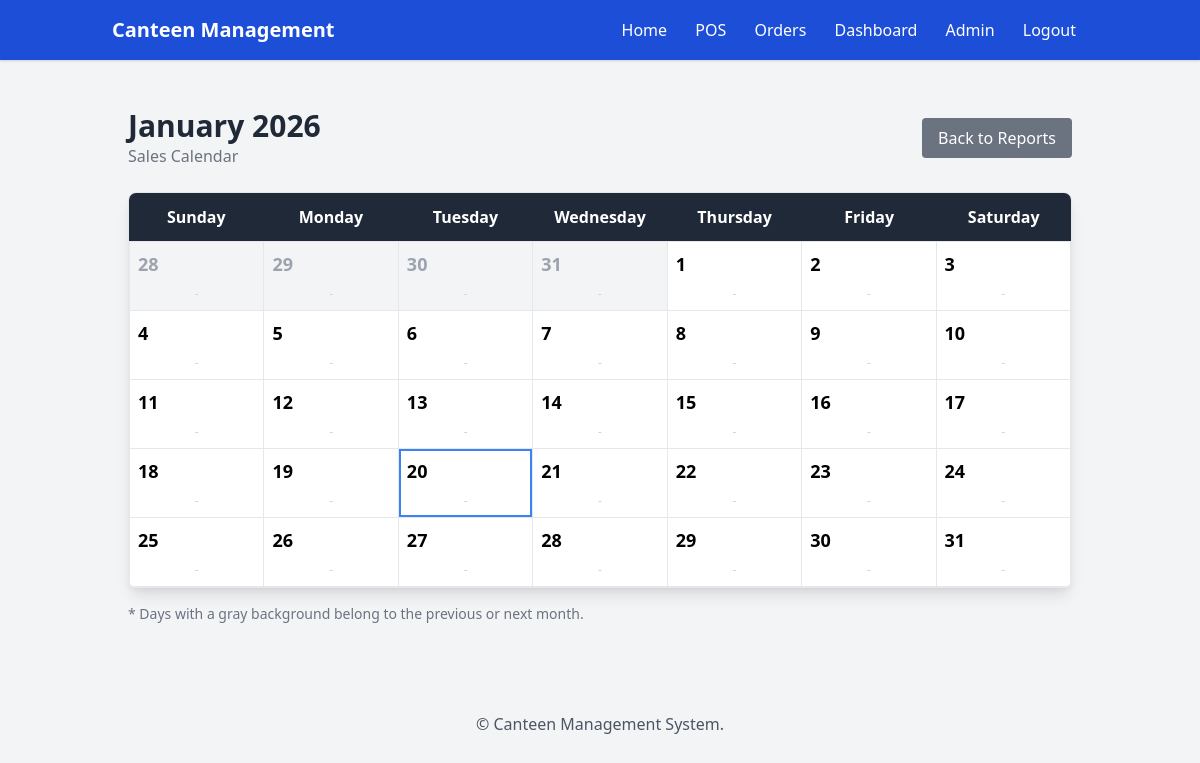
The page /report/monthly-sales/ (signed in) on the database as committed earlier.
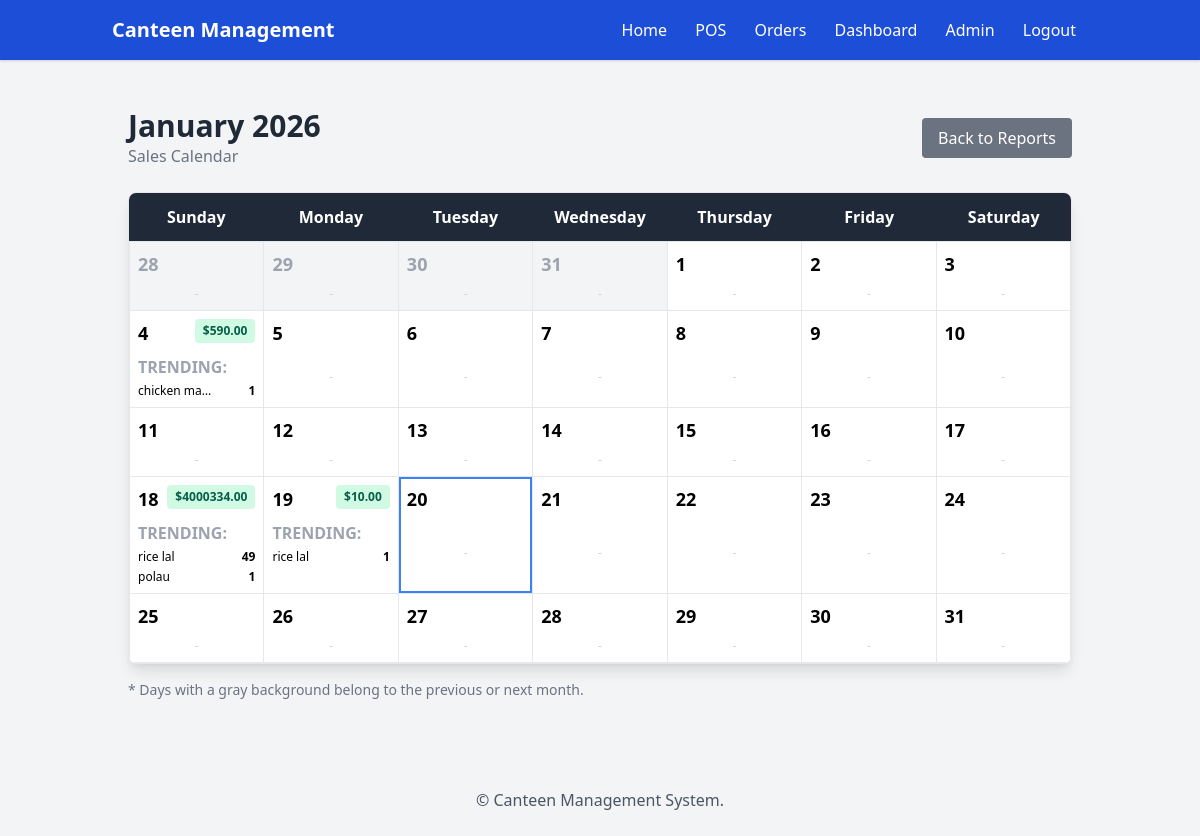
The same page on the database as committed later.
### canteen/models.py (models this page shows, shortened)
class Product(models.Model):
    category = models.ForeignKey(Category, on_delete=models.SET_NULL, null=True, blank=True, related_name='products')
    name = models.CharField(max_length=200)
    description = models.TextField(blank=True)
    price = models.DecimalField(max_digits=9, decimal_places=2)
    image = models.ImageField(upload_to='products/', blank=True, null=True)
    in_stock = models.BooleanField(default=True)
    stock_qty = models.IntegerField(default=0)  # inventory count
    tags = models.CharField(max_length=200, blank=True)  # optional tags
    LOW_STOCK_LIMIT = 5  # threshold for low stock alert

### canteen/views.py (the view)
# urls.py: path('report/monthly-sales/', views.monthly_sales_detail, name='monthly_sales_detail'),
@login_required
def monthly_sales_detail(request):
    today = timezone.localdate()
    year = today.year
    month = today.month
    cal = calendar.Calendar(firstweekday=6)
    weeks = cal.monthdatescalendar(year, month)
    start_date = weeks[0][0]   # First day visible on calendar
    end_date = weeks[-1][-1]   # Last day visible on calendar
    all_orders = Order.objects.filter(
        created_at__date__range=[start_date, end_date],
        is_paid=True,
        cancelled=False
    ).prefetch_related('items__product')
    orders_by_date = {}
    for order in all_orders:
        d = order.created_at.date()
        if d not in orders_by_date:
            orders_by_date[d] = []
        orders_by_date[d].append(order)
    calendar_data = []
    for week in weeks:
        week_data = []
        for d in week:
            is_current_month = (d.month == month)
            day_orders = orders_by_date.get(d, [])
            total_sales = sum(o.total_amount for o in day_orders)
            product_sales = {}
            for o in day_orders:
                for item in o.items.all():
                    name = item.product.name
                    product_sales[name] = product_sales.get(name, 0) + item.quantity
            top_products = sorted(product_sales.items(), key=lambda x: x[1], reverse=True)[:3]
            week_data.append({
                'date_obj': d,
                'day_number': d.day,
                'total_sales': total_sales,
                'top_products': top_products,
                'is_current_month': is_current_month,
                'is_today': (d == today)
            })
        calendar_data.append(week_data)
    context = {
        'month_name': calendar.month_name[month],
        'year': year,
        'calendar_data': calendar_data,
    }
    return render(request, 'canteen/monthly_sales_detail.html', context)

### canteen/templates/canteen/monthly_sales_detail.html (shortened to what this page needs)
{% extends 'canteen/base.html' %}
{% block content %}
<div class="container mx-auto px-4 py-6">
    <div class="flex justify-between items-center mb-6">
        <div>
            <h2 class="text-3xl font-bold text-gray-800">{{ month_name }} {{ year }}</h2>
            <p class="text-gray-500">Sales Calendar</p>
        </div>
        <a href="{% url 'canteen:report' %}" class="bg-gray-500 text-white px-4 py-2 rounded hover:bg-gray-600">
            Back to Reports
        </a>
    </div>
    <div class="bg-white shadow-lg rounded-lg border border-gray-200 overflow-hidden">
        <div class="grid grid-cols-7 bg-gray-800 text-white text-center py-3 font-semibold">
            <div>Sunday</div>
            <div>Monday</div>
            <div>Tuesday</div>
            <div>Wednesday</div>
            <div>Thursday</div>
            <div>Friday</div>
            <div>Saturday</div>
        </div>
        <div class="grid grid-cols-7 border-l border-t border-gray-200">
            {% for week in calendar_data %}
                {% for day in week %}
                    <div class="min-h-[140px] border-r border-b border-gray-200 p-2 flex flex-col relative
                        {% if not day.is_current_month %} bg-gray-100 text-gray-400 {% else %} bg-white {% endif %}
                        {% if day.is_today %} ring-2 ring-inset ring-blue-500 {% endif %}">
                        <div class="flex justify-between items-start mb-2">
                            <span class="font-bold text-lg">{{ day.day_number }}</span>
                            {% if day.total_sales > 0 %}
                                <span class="bg-green-100 text-green-800 text-xs font-bold px-2 py-1 rounded">
                                    ${{ day.total_sales }}
                                </span>
                            {% endif %}
                        </div>
                        <div class="flex-grow overflow-y-auto">
                            {% if day.top_products %}
                                <p class="text-[10px] uppercase font-bold text-gray-400 mb-1">Trending:</p>
                                <ul class="space-y-1">
                                    {% for name, qty in day.top_products %}
                                    <li class="flex justify-between text-xs">
                                        <span class="truncate w-2/3" title="{{ name }}">{{ name }}</span>
                                        <span class="font-semibold">{{ qty }}</span>
                                    </li>
                                    {% endfor %}
                                </ul>
                            {% else %}
                                <div class="h-full flex items-center justify-center">
                                    <span class="text-xs text-gray-300">-</span>
                                </div>
                            {% endif %}
                        </div>
                    </div>
                {% endfor %}
            {% endfor %}
        </div>
    </div>
    <div class="mt-4 text-sm text-gray-500">
        * Days with a gray background belong to the previous or next month.
    </div>
</div>
{% endblock %}

Rows that differ between the two databases and show on the page:
now on this page (row edited): Product: top_products "chicken ma…"
added Product: top_products "rice lal" "rice lal"
now on this page (row edited): Product: top_products "polau"
Other text that changed with them:
list line gone: "4 -"
new list line: "4 $ 590.00 TRENDING: 1"
list line gone: "18 - 19 -"
new list line: "18 $ 4000334.00 TRENDING: 49 1 19 $ 10.00 TRENDING: 1"
